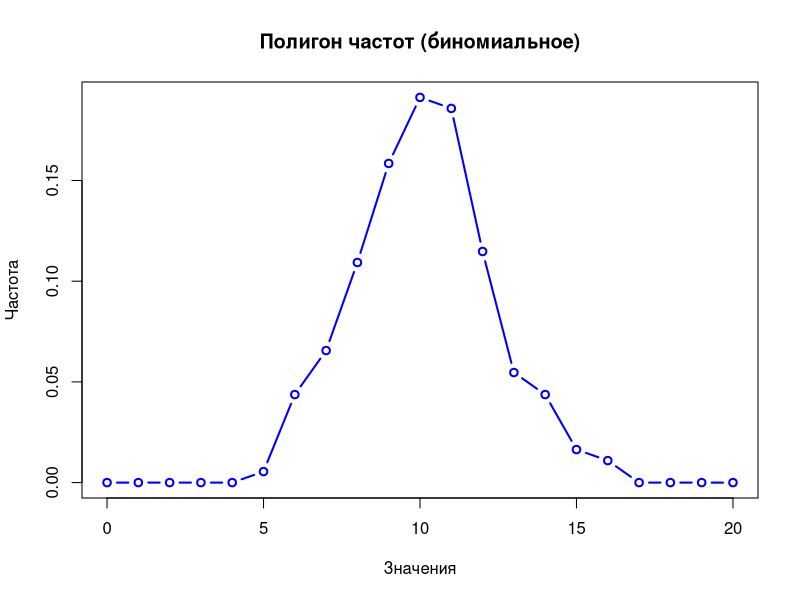
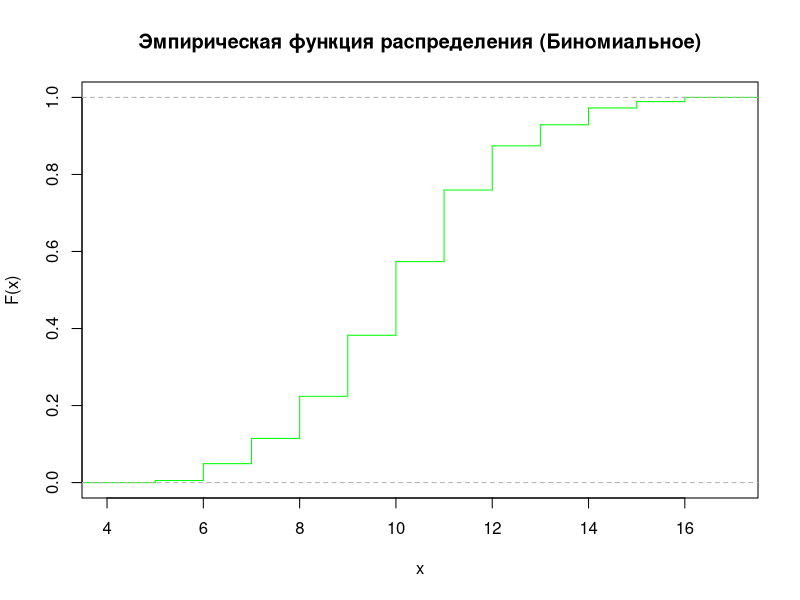
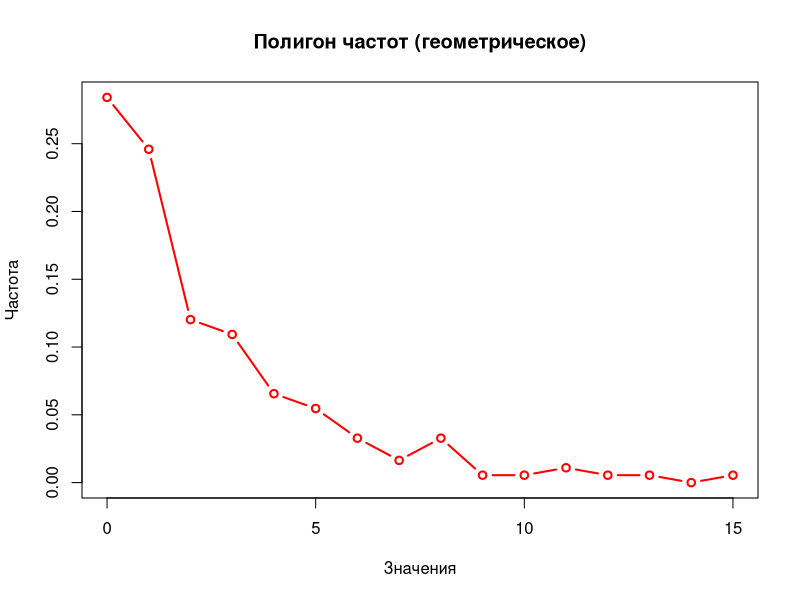
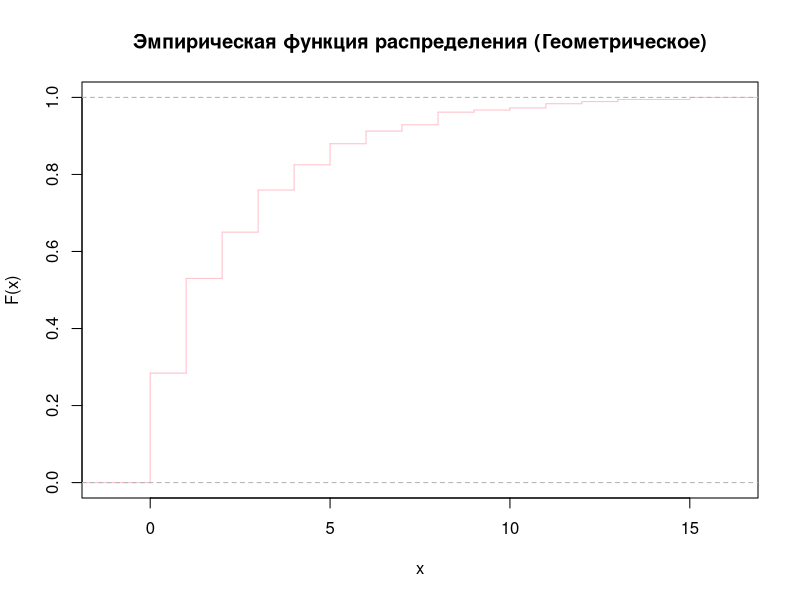

Write the R code that produced these figures, in order.
#Сгенерировать выборки объема N (параметр N задать произвольно в диапазоне от 100 до 200) следующих распределений:
#      Биномиальное,
#      Геометрическое.
# Для каждого распределения параметры задать самостоятельно.
rm(list = ls());
N <- sample(100:200, 1); # объём выборки
binom_sample <- rbinom(N, 20, 0.5); # биномиальное распределение с числом испытаний 20 и вероятностью успеха 0.5
geom_sample <- rgeom(N, 0.3); # геометрическое распределение с вероятностью успеха 0.3
# Построить полигон частот и эмпирическую функцию распределения.
# Биномиальное распределение
binom_freq <- table(factor(binom_sample, levels = 0:20)); # Частоты значений
binom_mids <- as.numeric(names(binom_freq)); # Середины интервалов
binom_probs <- as.numeric(binom_freq) / N; # Относительные частоты
plot(binom_mids, binom_probs, type = "b", col = "blue", lwd = 2,
     main = "Полигон частот (биномиальное)", xlab = "Значения", ylab = "Частота");

plot(ecdf(binom_sample), main = "Эмпирическая функция распределения (Биномиальное)",
     xlab = "x", ylab = "F(x)", col = "green", verticals = TRUE, do.points = FALSE);
# Геометрическое распределение
geom_freq <- table(factor(geom_sample, levels = 0:max(geom_sample)))  # Частоты значений
geom_mids <- as.numeric(names(geom_freq))  # Середины интервалов
geom_probs <- as.numeric(geom_freq) / N  # Относительные частоты
plot(geom_mids, geom_probs, type = "b", col = "red", lwd = 2,
     main = "Полигон частот (геометрическое)", xlab = "Значения", ylab = "Частота")

plot(ecdf(geom_sample), main = "Эмпирическая функция распределения (Геометрическое)",
     xlab = "x", ylab = "F(x)", col = "pink", verticals = TRUE, do.points = FALSE)

#Найти оценки числовых характеристик (выборочные среднее, дисперсию, СКО, моду, медиану, коэффициенты асимметрии и эксцесса).
# Для биномиального распределения
mean_binom <- mean(binom_sample);  # Выборочное среднее
var_binom <- var(binom_sample)  # Дисперсия
sd_binom <- sd(binom_sample)  # Выборочное СКО
binom_mode <- as.numeric(names(sort(table(binom_sample), decreasing = TRUE)[1])) # мода
binom_median <- median(binom_sample) #медиана
# Коэффициенты асимметрии и эксцесса (используем моменты 3-го и 4-го порядка)
#library(moments)
#binom_skewness <- skewness(binom_sample) # Коэффициент асимметрии
#binom_kurtosis <- kurtosis(binom_sample)  # Коэффициент эксцесса
cat("\nОценки числовых характеристик биномиального распределения:\n")
cat(paste("  Выборочное среднее:", round(mean_binom, 4), "\n"))
cat(paste("  Выборочная дисперсия:", round(var_binom, 4), "\n"))
cat(paste("  СКО:", round(sd_binom, 4), "\n"))
cat(paste("  Мода:", binom_mode, "\n"))
cat(paste("  Медиана:", binom_median, "\n"))
#cat(paste("  Коэффициент асимметрии:", round(binom_skewness, 4), "\n"))
#cat(paste("  Коэффициент эксцесса:", round(binom_kurtosis, 4), "\n"))

# Для геометрического распределения
mean_geom <- mean(geom_sample)  # Выборочное среднее
var_geom <- var(geom_sample)  # Выборочная дисперсия
sd_geom <- sd(geom_sample)  # Выборочное СКО
mode_geom <- as.numeric(names(sort(table(geom_sample), decreasing = TRUE)[1]))  # Мода
median_geom <- median(geom_sample)  # Медиана
#skewness_geom <- moments::skewness(geom_sample)  # Коэффициент асимметрии
#kurtosis_geom <- moments::kurtosis(geom_sample)  # Коэффициент эксцесса

cat("\nОценки числовых характеристик геометрического распределения:\n")
cat(paste("  Выборочное среднее:", round(mean_geom, 4), "\n"))
cat(paste("  Выборочная дисперсия:", round(var_geom, 4), "\n"))
cat(paste("  СКО:", round(sd_geom, 4), "\n"))
cat(paste("  Мода:", mode_geom, "\n"))
cat(paste("  Медиана:", median_geom, "\n"))
#cat(paste("  Коэффициент асимметрии:", round(skewness_geom, 4), "\n"))
#cat(paste("  Коэффициент эксцесса:", round(kurtosis, 4), "\n"))

# Теоретические характеристики
theoretical_mean_binom <- 20 * 0.5
theoretical_var_binom <- 20 * 0.5 * (1 - 0.5)

cat("\nТеоретические характеристики для биномиального распределения:\n")
cat(paste("  Теоретическое мат. ожидание:", theoretical_mean_binom, "\n"))
cat(paste("  Теоретическая дисперсия:", round(theoretical_var_binom, 4), "\n"))

theoretical_mean_geom <- (1 - 0.3) / 0.3
theoretical_var_geom <- (1 - 0.3) / 0.3^2

cat("\nТеоретические характеристики для геометрического распределения:\n")
cat(paste("  Теоретическое мат. ожидание:", round(theoretical_mean_geom, 4), "\n"))
cat(paste("  Теоретическая дисперсия:", round(theoretical_var_geom, 4), "\n"))

cat("Биномиальное распределение:\n")
cat("Теоретическое среднее:", theoretical_mean_binom, "Выборочное среднее:", mean_binom, "\n")
cat("Теоретическая дисперсия:", theoretical_var_binom, "Выборочная дисперсия:", var_binom, "\n")
cat("Геометрическое распределение:\n")
cat("Теоретическое среднее:", theoretical_mean_geom, "Выборочное среднее:", mean_geom, "\n")
cat("Теоретическая дисперсия:", theoretical_var_geom, "Выборочная дисперсия:", var_geom, "\n")

# Оценки параметров распределения методлом моментов
estimated_p_binom <- mean_binom / 20  # Оценка p для биномиального распределения
estimated_p_geom <- 1 / (mean_geom + 1)  # Оценка p для геометрического распределения
cat("Биномиальное распределение:\n")
cat("Теоретическая p:", 0.5, "Оценка p:", estimated_p_binom, "\n")
cat("Геометрическое распределение:\n")
cat("Теоретическая p:", 0.3, "Оценка p:", estimated_p_geom, "\n")

# Проверить гипотезу о виде распределения с помощью критерия хи-квадрат
# Для биномиального распределения
observed_binom <- table(factor(binom_sample, levels = 0:20))
expected_binom <- dbinom(0:20, 20, 0.5) * N
chi_sq_test_binom <- chisq.test(observed_binom, p = expected_binom / N)
cat("Хи-квадрат тест для биномиального распределения:\n")
print(chi_sq_test_binom)

# Для геометрического распределения
observed_geom <- table(factor(geom_sample, levels = 0:max(geom_sample)))
expected_geom <- dgeom(0:max(geom_sample), 0.3) * N
expected_probs <- expected_geom / sum(expected_geom)
chi_sq_test_geom <- chisq.test(observed_geom, p = expected_probs)
cat("Хи-квадрат тест для геометрического распределения:\n")
print(chi_sq_test_geom)

